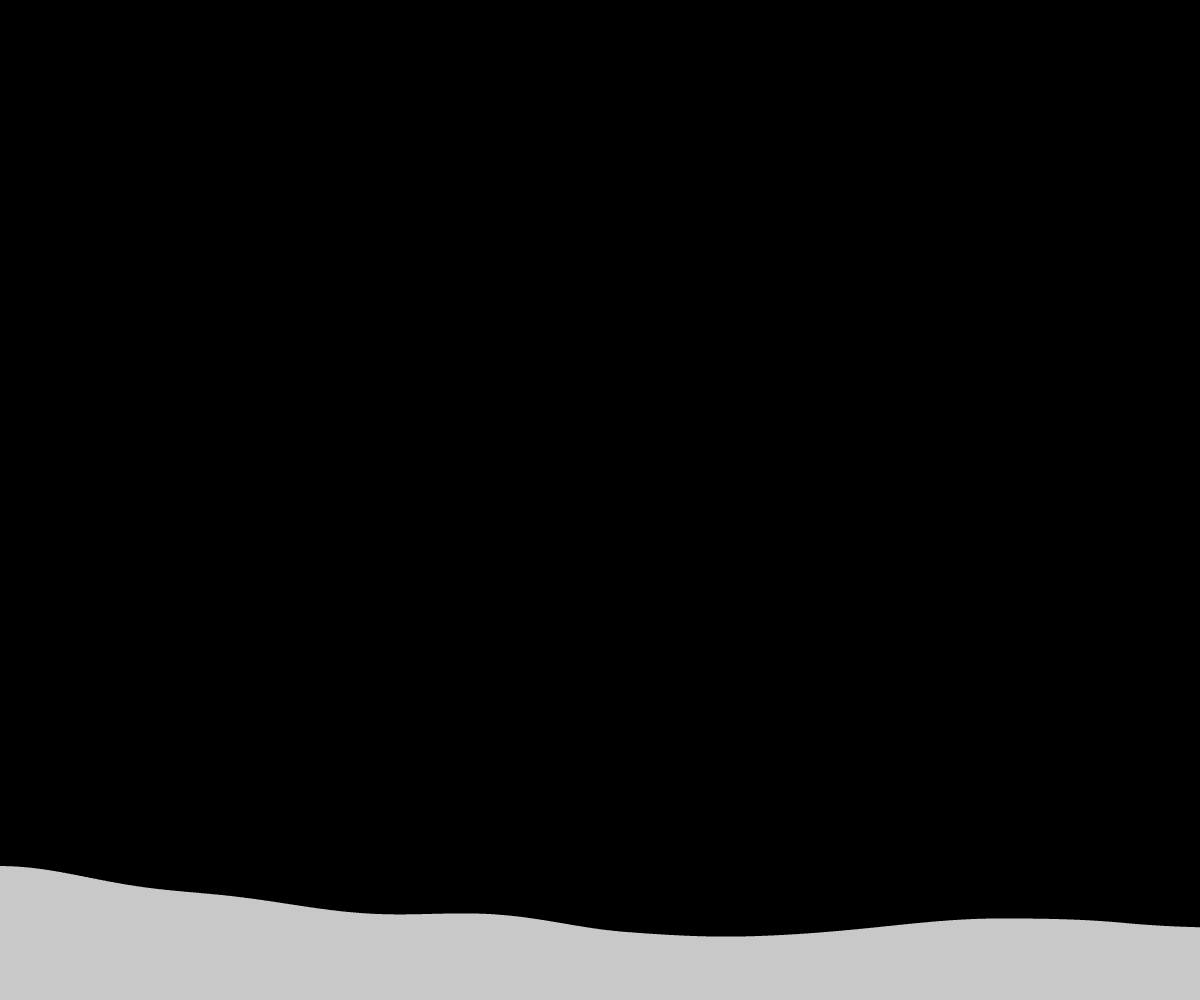
Frame 1 (no input)
Frame 60 (no input): identical to frame 1, image omitted
Frame 120 (the mouse pressed at the canvas centre since frame 60): identical to frame 1, image omitted

The p5.js sketch that drew this single still picture (run headless with seeded random() and noise() and a simulated clock; from frame 60 on, the mouse is pressed at the canvas centre):

// p5.js sketch
// ── sketch.js
// Project Title
// Your Name
// Date

let snowWidth;
let snowX;
let time = 0;
let rects = [];
let snowHeight;


function setup() {
  createCanvas(windowWidth, windowHeight);
  noStroke();
  snowWidth = width;
  snowHeight = 200;
  generateRectangles();
}

function draw() {
  background(0);
  fill(200);
  displayRects();
}



function displayRects() {
  for (let i=0; i<rects.length; i++) {
    rect(rects[i].x, rects[i].y, rects[i].width, rects[i].height);
  }
}

function generateRectangles() {
  //rects = [];

  for (let i=0; i<snowWidth; i++) {
    let someSnow = noise(time)*snowHeight;
    let someRect = {
      x: i,
      y: height -someSnow,
      width: 1,
      height: someSnow
    };
    rects.push(someRect);
    time += 0.001;
  }
}
